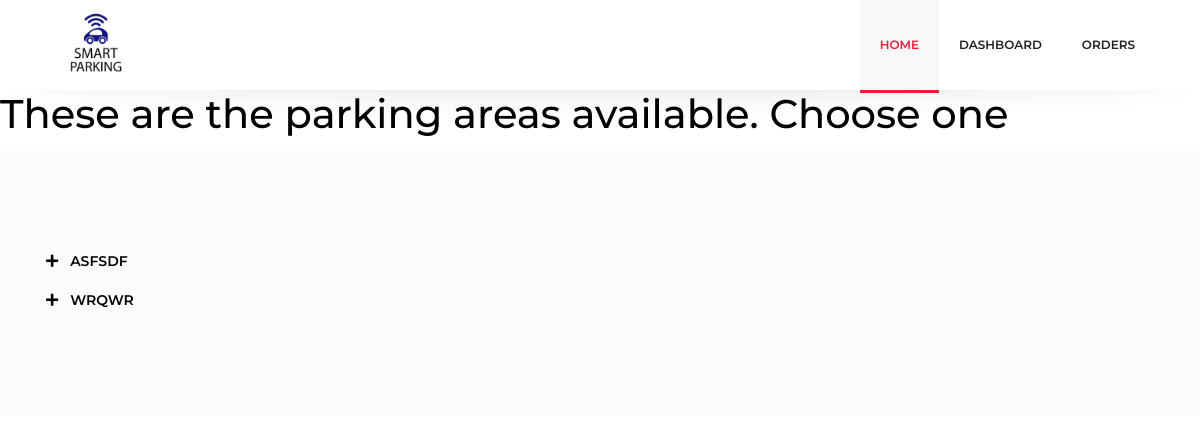
Page /parkingarea/ on the earlier database version.
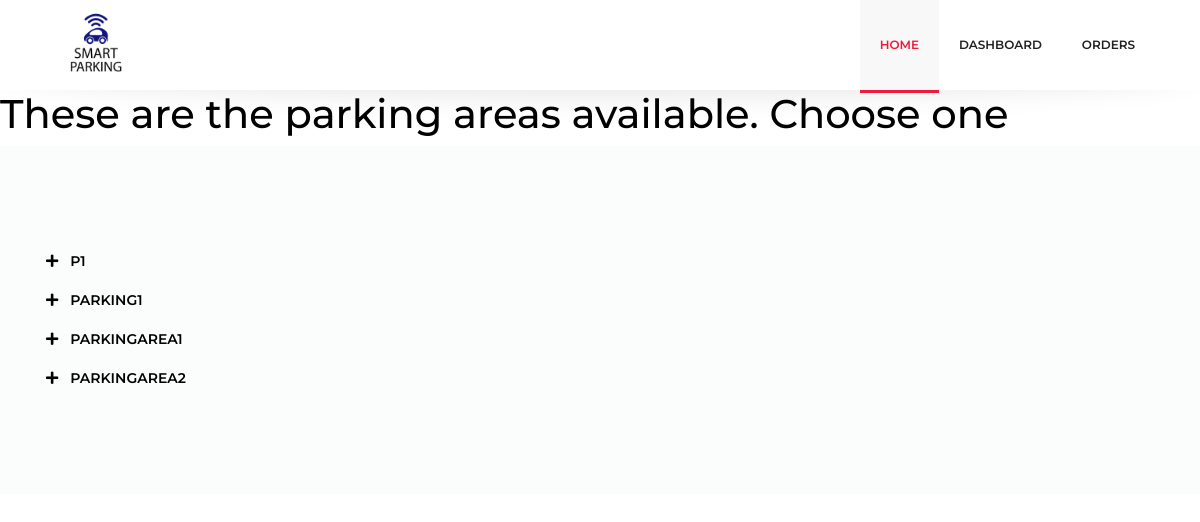
Same page on the later database version.
### system/models.py (models this page shows, shortened)
class Parking_area(models.Model):
    admin_id = models.ForeignKey(Admin,on_delete=models.CASCADE)
    name = models.CharField(max_length=20)
    location = models.CharField(max_length=50)
    number_of_parking_slots = models.IntegerField()
    opening_time = models.TimeField()
    closing_time = models.TimeField()
    base = models.IntegerField()
    tariff = models.FloatField()

### system/views.py (the view)
# urls.py: path('parkingarea/',viewparkingareas, name = "parkingarea"),
def viewparkingareas(request):
    parkingarea = Parking_area.objects.all()
    context = {
        'parkingarea' : parkingarea,
    }
    return render(request, 'system/parkingarea.html', context)

### system/templates/system/parkingarea.html (shortened to what this page needs)
<!DOCTYPE html>
<html>
<head>
	<link rel="stylesheet" href="https://maxcdn.bootstrapcdn.com/bootstrap/4.0.0/css/bootstrap.min.css"
>
	<link rel="stylesheet" type="text/css" href="/assets/css/bootstrap.min.css">
	<link rel="stylesheet" href="/assets/vendors/menu/src/main.menu.css">
	<link rel="stylesheet" type="text/css" href="/assets/css/style.css">
	<link rel="stylesheet" type="text/css" href="/assets/css/utilities.css">
	<link rel="stylesheet" type="text/css" href="/assets/css/colors.css">
	<link rel="stylesheet" type="text/css" href="/assets/css/colors-gh.css">
	<link rel="stylesheet" type="text/css" href="/assets/css/colors-g.css">
	<link rel="stylesheet" href="/assets/vendors/owl.carousel/owl.carousel.min.css">
	<link rel="stylesheet" href="/assets/vendors/owl.carousel/owl.theme.default.min.css">
	<link rel="stylesheet" type="text/css" href="/assets/vendors/animate/animate.css">
	<link rel="stylesheet" type="text/css" href="/assets/vendors/animated-headline/css/style.css">
	<link rel="stylesheet" type="text/css" href="/assets/vendors/fancybox/jquery.fancybox.min.css">
</head>
<body>
	<div class="main-header header-shadow cherry-header">
		<div class="container">
			<div class="main-header-container">
				<div class="logo" data-mobile-logo="/assets/images/logo/new_logo2.jpg"
					data-sticky-logo="/assets/images/logo/new_logo2.jpg">
					<a href="{% url 'Admin:home' %}"><img src="/assets/images/logo/new_logo2.jpg" alt="logo" /></a>
				</div>
				<nav class="main-menu menu-caret menu-hover-2 submenu-top-border submenu-scale">
					<ul>
						<li class="current-menu"><a href="#">Home</a></li>
						<li><a href="{% url 'Admin:userdashboard' %}">Dashboard</a></li>
						<li><a href="{% url 'Admin:orders' %}">Orders</a></li>
				</nav>
			</div>
		</div>
	</div>
    <h1> These are the parking areas available. Choose one</h1>
    <section class="bg-v5-light pt-s5 pb-s5 text-white">
        <div class="container pt-s3 pb-s3">
            <div class="row">
                <div class="col-lg-12 col-md-12 col-sm-12">
                    <div class="accordion" id="accordion-acc1">
                        {% for p in parkingarea %}
                        <div class="card border-none bg-none">
                            <div id="headingThree-acc1-{{forloop.counter}}">
                                <h5 class="mb-0">
                                    <button
                                        class="btn btn-link btn-block text-uppercase text-size-14 text-bold-600 text-dark rounded-0 pl-0 pr-0 text-left text-cherry--active text-cherry--hover collapsed pt-s1 pb-s1"
                                        type="button" data-toggle="collapse" data-target="#collapseThree-acc1-{{forloop.counter}}"
                                        aria-expanded="false" aria-controls="collapseThree-acc1-{{forloop.counter}}">
                                        <span class="mr-s1">
                                            <span>
                                                <i class="fa fa-plus hide"></i>
                                            </span>
                                        </span>
                                        {{p.name}}
                                    </button>
                                </h5>
                            </div>
                        </div>
                        {% endfor %}
                    </div>
                </div>
            </div>
        </div>
    </section>
</body>
</html>

Differences in the rows shown:
removed Parking_area: name "ASFSDF"
removed Parking_area: name "WRQWR"
added Parking_area: name "P1"
added Parking_area: name "PARKING1"
added Parking_area: name "PARKINGAREA1"
added Parking_area: name "PARKINGAREA2"
